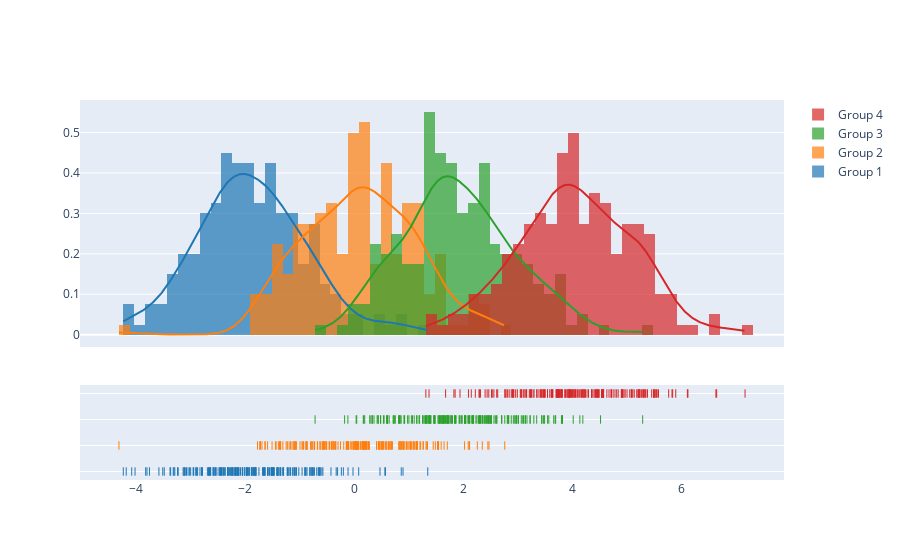

Source (notebook cell):
### Code cell
import plotly.figure_factory as ff

# Add histogram data
x1 = np.random.randn(200) - 2
x2 = np.random.randn(200)
x3 = np.random.randn(200) + 2
x4 = np.random.randn(200) + 4

# Group data together
hist_data = [x1, x2, x3, x4]

group_labels = ['Group 1', 'Group 2', 'Group 3', 'Group 4']

# Create distplot with custom bin_size
fig = ff.create_distplot(hist_data, group_labels, bin_size=.2)
fig.show()

### Figure 1 — Plotly figure (JSON) as saved in the notebook; plotly's stock layout.template omitted (floating-point values rounded to 4 significant figures; data arrays with more than 128 entries replaced by an {"elided": "..."} marker saying what was removed)
{"data": [{"autobinx": false, "histnorm": "probability density", "legendgroup": "Group 1", "marker": {"color": "rgb(31, 119, 180)"}, "name": "Group 1", "opacity": 0.7, "type": "histogram", "x": {"elided": "200 float values"}, "xaxis": "x", "xbins": {"end": 1.344, "size": 0.2, "start": -4.241}, "yaxis": "y"}, {"autobinx": false, "histnorm": "probability density", "legendgroup": "Group 2", "marker": {"color": "rgb(255, 127, 14)"}, "name": "Group 2", "opacity": 0.7, "type": "histogram", "x": {"elided": "200 float values"}, "xaxis": "x", "xbins": {"end": 2.756, "size": 0.2, "start": -4.321}, "yaxis": "y"}, {"autobinx": false, "histnorm": "probability density", "legendgroup": "Group 3", "marker": {"color": "rgb(44, 160, 44)"}, "name": "Group 3", "opacity": 0.7, "type": "histogram", "x": {"elided": "200 float values"}, "xaxis": "x", "xbins": {"end": 5.285, "size": 0.2, "start": -0.7231}, "yaxis": "y"}, {"autobinx": false, "histnorm": "probability density", "legendgroup": "Group 4", "marker": {"color": "rgb(214, 39, 40)"}, "name": "Group 4", "opacity": 0.7, "type": "histogram", "x": {"elided": "200 float values"}, "xaxis": "x", "xbins": {"end": 7.163, "size": 0.2, "start": 1.309}, "yaxis": "y"}, {"legendgroup": "Group 1", "marker": {"color": "rgb(31, 119, 180)"}, "mode": "lines", "name": "Group 1", "showlegend": false, "type": "scatter", "x": {"elided": "500 float values"}, "xaxis": "x", "y": {"elided": "500 float values"}, "yaxis": "y"}, {"legendgroup": "Group 2", "marker": {"color": "rgb(255, 127, 14)"}, "mode": "lines", "name": "Group 2", "showlegend": false, "type": "scatter", "x": {"elided": "500 float values"}, "xaxis": "x", "y": {"elided": "500 float values"}, "yaxis": "y"}, {"legendgroup": "Group 3", "marker": {"color": "rgb(44, 160, 44)"}, "mode": "lines", "name": "Group 3", "showlegend": false, "type": "scatter", "x": {"elided": "500 float values"}, "xaxis": "x", "y": {"elided": "500 float values"}, "yaxis": "y"}, {"legendgroup": "Group 4", "marker": {"color": "rgb(214, 39, 40)"}, "mode": "lines", "name": "Group 4", "showlegend": false, "type": "scatter", "x": {"elided": "500 float values"}, "xaxis": "x", "y": {"elided": "500 float values"}, "yaxis": "y"}, {"legendgroup": "Group 1", "marker": {"color": "rgb(31, 119, 180)", "symbol": "line-ns-open"}, "mode": "markers", "name": "Group 1", "showlegend": false, "type": "scatter", "x": {"elided": "200 float values"}, "xaxis": "x", "y": {"elided": "200 str values"}, "yaxis": "y2"}, {"legendgroup": "Group 2", "marker": {"color": "rgb(255, 127, 14)", "symbol": "line-ns-open"}, "mode": "markers", "name": "Group 2", "showlegend": false, "type": "scatter", "x": {"elided": "200 float values"}, "xaxis": "x", "y": {"elided": "200 str values"}, "yaxis": "y2"}, {"legendgroup": "Group 3", "marker": {"color": "rgb(44, 160, 44)", "symbol": "line-ns-open"}, "mode": "markers", "name": "Group 3", "showlegend": false, "type": "scatter", "x": {"elided": "200 float values"}, "xaxis": "x", "y": {"elided": "200 str values"}, "yaxis": "y2"}, {"legendgroup": "Group 4", "marker": {"color": "rgb(214, 39, 40)", "symbol": "line-ns-open"}, "mode": "markers", "name": "Group 4", "showlegend": false, "type": "scatter", "x": {"elided": "200 float values"}, "xaxis": "x", "y": {"elided": "200 str values"}, "yaxis": "y2"}], "layout": {"barmode": "overlay", "hovermode": "closest", "legend": {"traceorder": "reversed"}, "xaxis": {"anchor": "y2", "domain": [0.0, 1.0], "zeroline": false}, "yaxis": {"anchor": "free", "domain": [0.35, 1], "position": 0.0}, "yaxis2": {"anchor": "x", "domain": [0, 0.25], "dtick": 1, "showticklabels": false}}}
